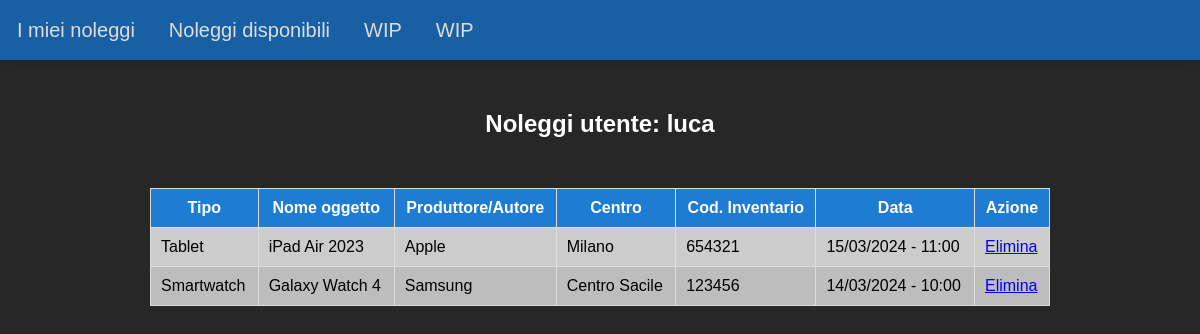
/home.php (signed in), run on an earlier commit of the app's database.
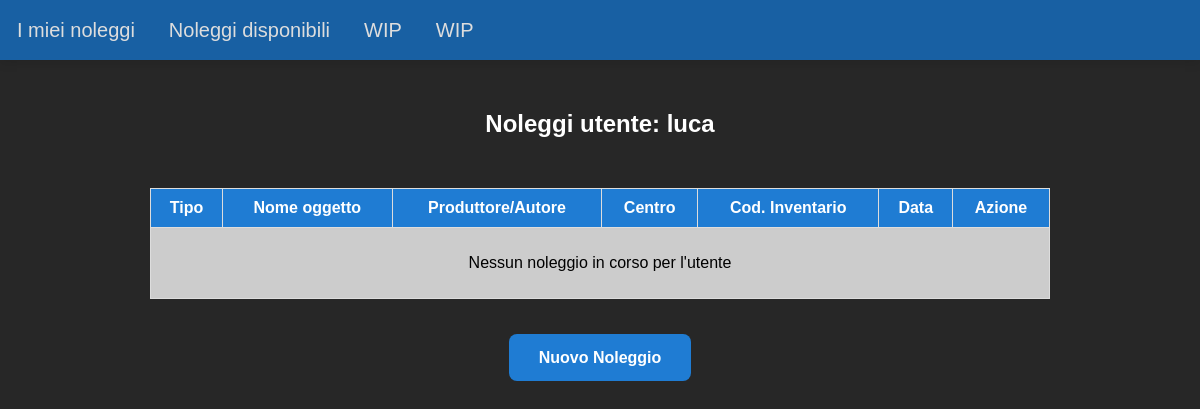
And on a later commit of the database.
### tables this page shows
CREATE TABLE `rents` (
  `rent_id` int(11) NOT NULL,
  `date` datetime(6) NOT NULL,
  `item` int(11) NOT NULL,
  `user` int(11) NOT NULL
);

CREATE TABLE `items` (
  `id` int(11) NOT NULL,
  `type` varchar(64) NOT NULL,
  `item_name` varchar(64) NOT NULL,
  `maker` varchar(64) NOT NULL,
  `center` int(11) NOT NULL,
  `ci` int(16) NOT NULL,
  `state` varchar(64) NOT NULL
);

CREATE TABLE `centers` (
  `id` int(11) NOT NULL,
  `center_name` varchar(32) NOT NULL,
  `address` varchar(32) NOT NULL
);

### home.php (the view, shortened to what this page needs)
<?php
$servername = "localhost";
$svusername = "root";
$svpassword = "";
$dbname = "rent";
$conn = new mysqli($servername, $svusername, $svpassword, $dbname);
$user_id = $_SESSION['user_id'];
$username = $_SESSION['username'];
$sql = "SELECT * FROM rents R
        JOIN items I ON R.item = I.id
        JOIN centers C ON I.center = C.id
        WHERE user = ? ORDER BY date DESC";
$stmt = $conn->prepare($sql);
$stmt->bind_param("i", $user_id);
$stmt->execute();
$result = $stmt->get_result();
?>
<!DOCTYPE html>
<html>
<head>
    <link rel="stylesheet" href="stylesheet/default.css">
    <link rel="stylesheet" href="stylesheet/nav.css">
</head>
<body>
    <?php include 'nav.php' ?>
    <h2>Noleggi utente: <?php echo $username ?></h2>
    <table>
        <tr>
            <th>Tipo</th>
            <th>Nome oggetto</th>
            <th>Produttore/Autore</th>
            <th>Centro</th>
            <th>Cod. Inventario</th>
            <th>Data</th>
            <th>Azione</th>
        </tr>
        <?php
        if ($result->num_rows == 0) {
            echo "<tr><td colspan='7' id='no-rents'>Nessun noleggio in corso per l'utente</td></tr>";
            echo "</table>";
            echo "<div style='text-align:center'><a id='no-rents-new-rent-button' href='new_rent.php'>Nuovo Noleggio</a></div>";
        }
        while ($row = $result->fetch_assoc()) {
            $date = date("d/m/Y - H:i", strtotime($row['date']));
            echo "<tr><td>" . $row['type'] . "</td><td>" . $row['item_name'] . "</td><td>" . $row['maker'] . "</td><td>" . $row['center_name'] . "</td><td>" . $row['ci'] . "</td><td>" . $date . "</td><td><a href='delete_rent.php?rent_id=" . $row['rent_id'] . "&item_id=" . $row['item'] . "'>Elimina</a></td></tr>";
        }
        ?>
    </table>
</body>
</html>

### nav.php
<nav>
    <ul>
        <li><a href="home.php">I miei noleggi</a></li>
        <li><a href="new_rent.php">Noleggi disponibili</a></li>
        <li><a href="#">WIP</a></li>
        <li><a href="#">WIP</a></li>
    </ul>
</nav>

### stylesheet/default.css (style rules this page uses)
body { font-family: Arial, sans-serif; margin: 0; padding: 0; padding-top: 60px; background-color: #272727; }
h2 { color: #ffffff; text-align: center; margin-top: 50px; }
table { width: 75%; margin: 50px auto; border-collapse: collapse; }
table, th, td { border: 1px solid #ddd; padding: 10px; }
th { background-color: #1f7cd3; color: white; }
tr { transition: background-color 0.3s ease; }
tr:nth-child(even) { background-color: #cccccc; }
tr:nth-child(odd) { background-color: #bdbdbd; }
#no-rents { text-align: center; height: 50px; }
#no-rents-new-rent-button { margin-top: 40px; border-radius: 8px; color: white; font-weight: bold; padding: 15px 30px; background-color: #1f7cd3; text-decoration: none; }

### stylesheet/nav.css (style rules this page uses)
nav { background-color: #1860a3; position: absolute; top: 0; left: 0; width: 100%; height: 60px; display: flex; justify-content: start; align-items: center; box-shadow: 0px 3px 10px rgba(0, 0, 0, 0.1); z-index: 100; }
nav ul { list-style-type: none; margin: 0; padding: 0; display: flex; }
nav ul li a { padding: 0 15px; margin: 0 2px; color: #ddd; text-decoration: none; font-size: 20px; transition: color 0.3s ease; }

What changed in the data, as far as the page shows it:
removed rents: item.type "Tablet", item.item_name "iPad Air 2023", item.maker "Apple", centers.center_name "Milano", item.ci "654321", date "15/03/2024 - 11:00"
removed rents: item.type "Smartwatch", item.item_name "Galaxy Watch 4", item.maker "Samsung", centers.center_name "Centro Sacile", item.ci "123456", date "14/03/2024 - 10:00"
Also different on the page:
text now shown: "Nessun noleggio in corso per l'utente Nuovo Noleggio"
